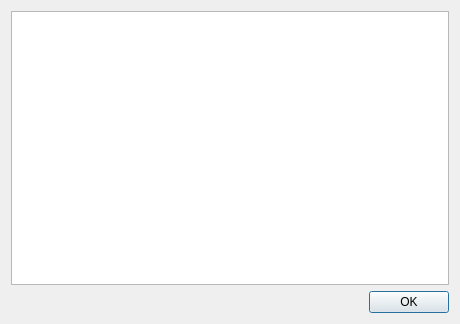
<?xml version="1.0" encoding="UTF-8"?>
<ui version="4.0">
 <class>DialogLicense</class>
 <widget class="QDialog" name="DialogLicense">
  <property name="geometry">
   <rect>
    <x>0</x>
    <y>0</y>
    <width>460</width>
    <height>324</height>
   </rect>
  </property>
  <property name="windowTitle">
   <string>License</string>
  </property>
  <layout class="QVBoxLayout" name="verticalLayout">
   <item>
    <widget class="QTextBrowser" name="textBrowser">
     <property name="html">
      <string>&lt;!DOCTYPE HTML PUBLIC &quot;-//W3C//DTD HTML 4.0//EN&quot; &quot;http://www.w3.org/TR/REC-html40/strict.dtd&quot;&gt;
&lt;html&gt;&lt;head&gt;&lt;meta name=&quot;qrichtext&quot; content=&quot;1&quot; /&gt;&lt;style type=&quot;text/css&quot;&gt;
p, li { white-space: pre-wrap; }
&lt;/style&gt;&lt;/head&gt;&lt;body style=&quot; font-family:'MS Shell Dlg 2'; font-size:8.25pt; font-weight:400; font-style:normal;&quot;&gt;
&lt;p style=&quot;-qt-paragraph-type:empty; margin-top:0px; margin-bottom:0px; margin-left:0px; margin-right:0px; -qt-block-indent:0; text-indent:0px;&quot;&gt;&lt;br /&gt;&lt;/p&gt;&lt;/body&gt;&lt;/html&gt;</string>
     </property>
     <property name="openExternalLinks">
      <bool>true</bool>
     </property>
    </widget>
   </item>
   <item>
    <widget class="QDialogButtonBox" name="buttonBox">
     <property name="orientation">
      <enum>Qt::Horizontal</enum>
     </property>
     <property name="standardButtons">
      <set>QDialogButtonBox::Ok</set>
     </property>
    </widget>
   </item>
  </layout>
 </widget>
 <resources/>
 <connections>
  <connection>
   <sender>buttonBox</sender>
   <signal>accepted()</signal>
   <receiver>DialogLicense</receiver>
   <slot>accept()</slot>
   <hints>
    <hint type="sourcelabel">
     <x>248</x>
     <y>254</y>
    </hint>
    <hint type="destinationlabel">
     <x>157</x>
     <y>274</y>
    </hint>
   </hints>
  </connection>
  <connection>
   <sender>buttonBox</sender>
   <signal>rejected()</signal>
   <receiver>DialogLicense</receiver>
   <slot>reject()</slot>
   <hints>
    <hint type="sourcelabel">
     <x>316</x>
     <y>260</y>
    </hint>
    <hint type="destinationlabel">
     <x>286</x>
     <y>274</y>
    </hint>
   </hints>
  </connection>
 </connections>
</ui>
